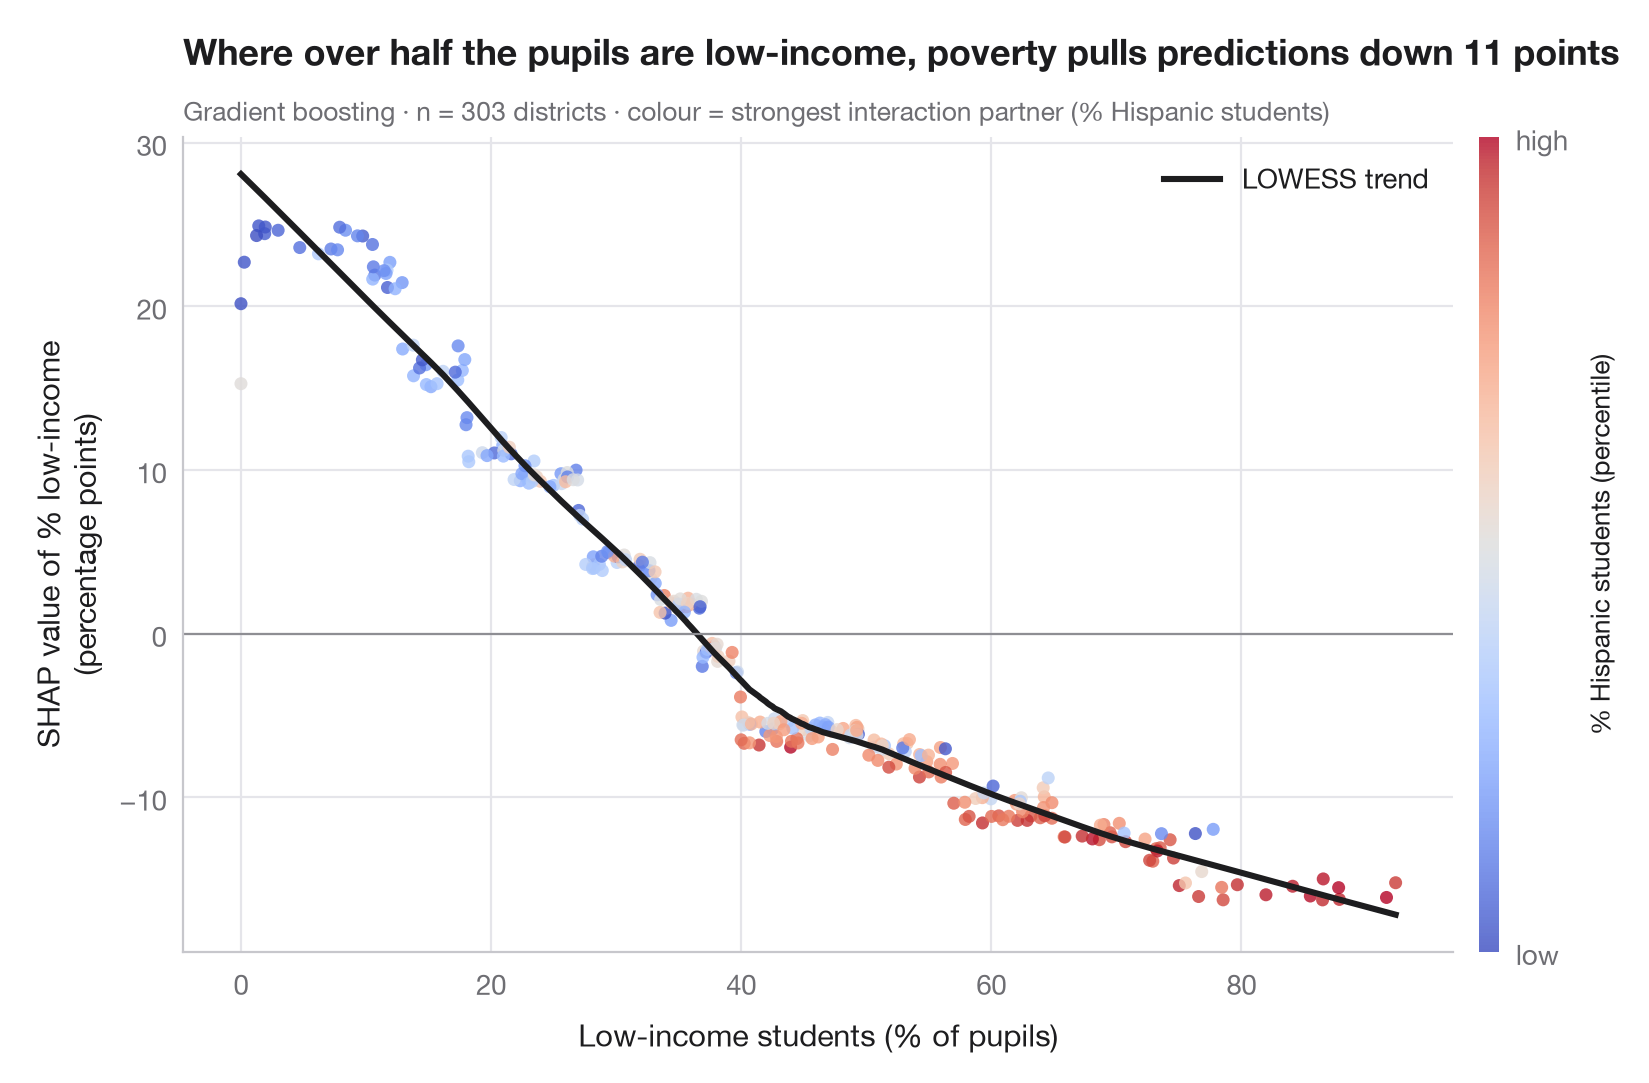

Here is the Python script that generated this plot:
"""
title: SHAP dependence plot
summary: How the share of low-income students feeds into each district's predicted maths results, coloured by its strongest interaction partner, with a smooth trend.
r: shapviz::sv_dependence()
subcategory: advanced
tags: [SHAP, dependence plot, interaction, non-linearity, LOWESS, interpretability, education, poverty]
description: |
  A SHAP dependence plot zooms in on one feature. Each dot is a school district:
  the horizontal axis is the feature's value, the vertical axis its SHAP value —
  its contribution to that district's prediction. The trend line (a LOWESS
  smooth) is close to a partial-dependence curve, but the cloud around it is
  informative: at the same share of low-income students, contributions differ
  from district to district because of **interactions** with other features.

  Colour shows the feature that best explains that vertical spread, chosen here
  as the feature whose SHAP **interaction** values with the share of low-income
  students are largest on average (`shap.TreeExplainer.shap_interaction_values`).
  Here it is the share of Hispanic students, which is also strongly correlated
  with poverty (r ≈ 0.7), so the colour gradient partly reflects that
  correlation rather than an interaction. Data are the
  303 California school districts of the 1998 STAR test bundled with
  **statsmodels** (`sm.datasets.star98`); the outcome is the share of students
  scoring above the national median in maths, predicted from ten district
  characteristics. The model is a gradient-boosting regressor; the smooth comes
  from `statsmodels.nonparametric.lowess`.
"""
import matplotlib.pyplot as plt
import numpy as np
import shap
import statsmodels.api as sm
from sklearn.ensemble import GradientBoostingRegressor
from statsmodels.nonparametric.smoothers_lowess import lowess

# Data: 303 California school districts; outcome = % of students above the national median in maths
d = sm.datasets.star98.load_pandas().data
y = 100 * d["NABOVE"] / (d["NABOVE"] + d["NBELOW"])
names = {"LOWINC": "% low-income students", "PERASIAN": "% Asian students", "PERBLACK": "% Black students",
         "PERHISP": "% Hispanic students", "AVYRSEXP": "Teacher experience (years)",
         "AVSALK": "Teacher salary ($000)", "PERSPENK": "Spending per pupil ($000)",
         "PTRATIO": "Pupils per teacher", "PCTAF": "% in college-prep courses",
         "PCTYRRND": "% year-round schools"}
X = d[list(names)]
model = GradientBoostingRegressor(learning_rate=0.05, n_estimators=300, max_depth=2,
                                  subsample=0.8, random_state=0).fit(X, y)

explainer = shap.TreeExplainer(model)
sv = explainer.shap_values(X)
inter = explainer.shap_interaction_values(X)            # (districts, features, features)

f = list(X.columns).index("LOWINC")
strength = np.abs(inter[:, f, :]).mean(axis=0)
strength[f] = 0
partner = int(np.argmax(strength))                       # strongest interaction partner

x, s = X.iloc[:, f].to_numpy(), sv[:, f]
col = X.iloc[:, partner].rank(pct=True).to_numpy()
trend = lowess(s, x, frac=0.35)

fig, ax = plt.subplots(figsize=(8, 5.2))
sc = ax.scatter(x, s, c=col, cmap="coolwarm", s=22, alpha=0.8, lw=0, vmin=0, vmax=1)
ax.plot(trend[:, 0], trend[:, 1], color="#1d1d1f", lw=2.2, label="LOWESS trend")
ax.axhline(0, color="#8E8E93", lw=0.8)
ax.set_xlabel("Low-income students (% of pupils)")
ax.set_ylabel("SHAP value of % low-income\n(percentage points)")
ax.grid(axis="x")
ax.legend(loc="upper right")
cb = fig.colorbar(sc, ax=ax, pad=0.02, aspect=40, ticks=[0, 1])
cb.ax.set_yticklabels(["low", "high"])
cb.set_label(f"{names[X.columns[partner]]} (percentile)", fontsize=9.5)
cb.outline.set_visible(False)

above = s[x > 50].mean()
ax.set_title(f"Where over half the pupils are low-income, poverty pulls predictions down {-above:.0f} points", pad=26)
ax.text(0, 1.02, f"Gradient boosting · n = {len(X)} districts · colour = strongest interaction "
        f"partner ({names[X.columns[partner]]})", transform=ax.transAxes, fontsize=9.5, color="#6E6E73")
plt.show()
